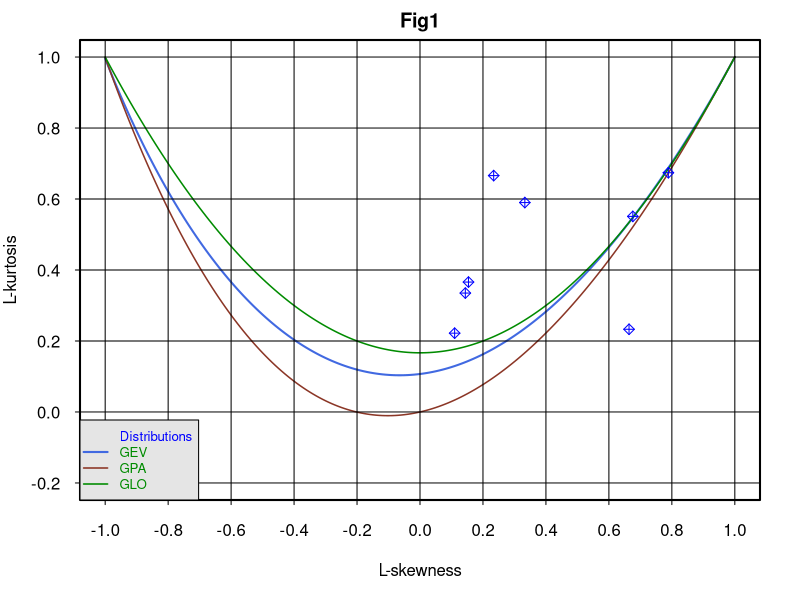
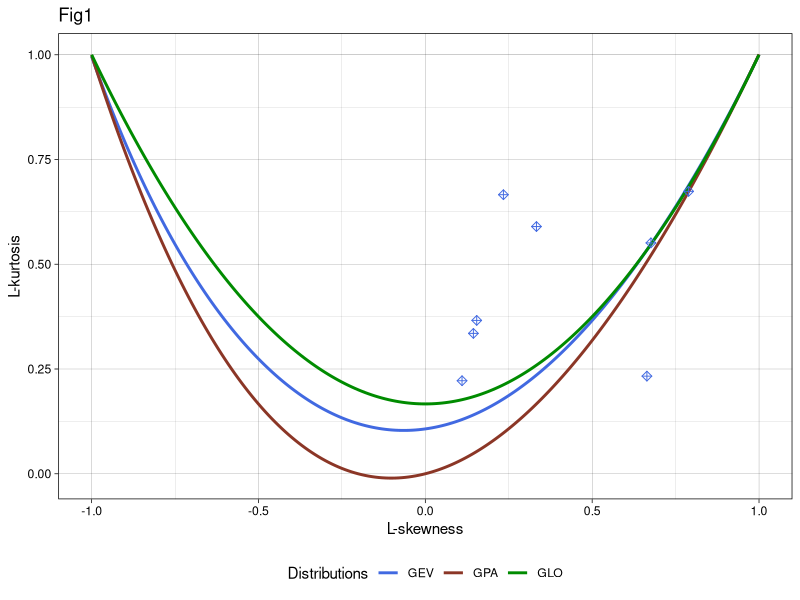

Reproduce these figures in R, in order.
lmomentdiagram<-function(){
  tau3=seq(-1,1,.01)
  tau4_gev=0.10701+0.1109*tau3+0.84838*(tau3)^2+(-0.06669)*(tau3)^3+0.00567*(tau3)^4+(-0.04208)*(tau3)^5+0.03673*(tau3)^6+0*(tau3)^7+0*(tau3)^8
  tau4_gpa=0+0.20196*tau3+0.95924*(tau3)^2+(-0.20096)*(tau3)^3+0.04061*(tau3)^4+0*(tau3)^5+0*(tau3)^6+0*(tau3)^7+0*(tau3)^8
  tau4_glo=0.16667+0*tau3+0.83333*(tau3)^2
  par(mar=c(5, 4, 2, 2))
  plot(tau3,tau4_gev,type="l",col="royalblue",lwd=2,axes=FALSE,ann=FALSE,ylim=range(-.2,1),xlim=range(-1,1))
  lines(tau3,tau4_gpa,col="tomato4",lty=1,lwd=1.5)
  lines(tau3,tau4_glo,col="green4",lty=1,lwd=1.5)
  
  box(lwd=2)
  axis(1, las=1, at=seq(-1,1,.2),tck=-.01)
  axis(2, las=2, at=seq(-.2,1,.2),tck=-.01)
  abline(v=seq(-1,1,.2),col="black")
  abline(h=seq(-.2,1,.2),col="black")
  title(main=" Fig1 ",xlab="L-skewness",ylab="L-kurtosis")
  legend("bottomleft", c("Distributions","GEV","GPA", "GLO"), col = c("black","royalblue","tomato4","green4"),text.col = c("blue","green4","green4","green4"),lwd=c(-1,2,1.5,1.5), lty = c(-1,1,1,1), pch = c(-1,-1,-1, -1),
         merge = TRUE,cex=0.8, bg = 'gray90')
  #legend("bottomright", col = c("darkmagenta"),text.col = "green4",lwd=c(-1), lty = c(-1), pch = c(11),merge = TRUE,cex=0.8, bg = 'gray90')
}

lmomentdiagram()
x<-c (0.11,0.154,0.144,0.676,0.333,0.664,0.789,0.234)
y<-c(0.222,0.366,0.335,0.551,0.590,0.233,0.674,0.666)
points(x,y,pch=9,col="blue")


# Additional code:

tau3=seq(-1,1,.01)
tau4_gev=0.10701+0.1109*tau3+0.84838*(tau3)^2+(-0.06669)*(tau3)^3+0.00567*(tau3)^4+(-0.04208)*(tau3)^5+0.03673*(tau3)^6+0*(tau3)^7+0*(tau3)^8
tau4_gpa=0+0.20196*tau3+0.95924*(tau3)^2+(-0.20096)*(tau3)^3+0.04061*(tau3)^4+0*(tau3)^5+0*(tau3)^6+0*(tau3)^7+0*(tau3)^8
tau4_glo=0.16667+0*tau3+0.83333*(tau3)^2

dat <- data.frame(tau3,
                  tau4_gev,
                  tau4_gpa,
                  tau4_glo)

library(tidyr)
dat_long <- gather(dat, name, tau, tau4_gev:tau4_glo, factor_key=TRUE)
# View(dat_long)

library(ggplot2)
p <- ggplot(dat_long, aes(x = tau3, y = tau, colour = name)) +
  geom_line(size = 1L) +
  scale_color_hue() +
  labs(x = "L-skewness", y = "L-kurtosis", title = "Fig1") +
  theme_linedraw() +
  labs(color = "Distributions") +
  scale_color_manual(labels = c("GEV", "GPA", "GLO"), values = c("royalblue","tomato4","green4")) +
  theme(
    legend.position = "bottom"
  )

dat_point <- data.frame(x, y)
# View(dat_point)

p + geom_point(data = dat_point,
               mapping = aes(x, y), color = "royalblue",
               shape = 9,
               size = 2)
